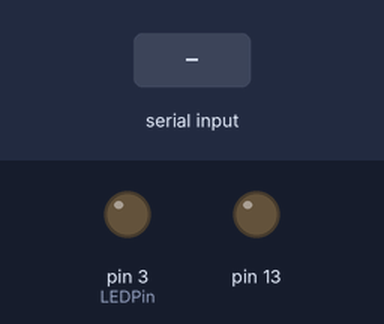
The sketch below on a simulated Arduino Uno, built with avr-gcc and run on an emulated ATmega328P. Parts: output pins drawn as LEDs (lit = HIGH). Inputs (shaded band) come from the test bench. What the sketch prints to the serial monitor is not drawn.

Above: at 0.9 s.
1.0 s: "K" received over Serial
At 1.8 s:
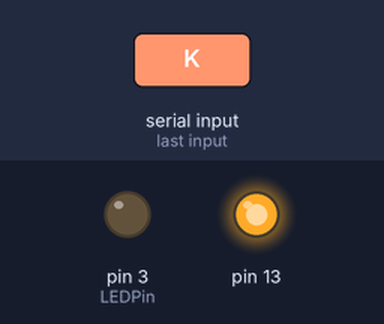
2.5 s: "S" received over Serial
At 3.0 s:
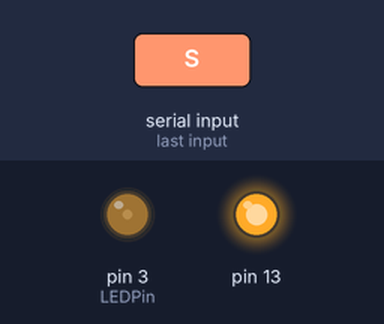
4.0 s: "P" received over Serial
At 5.2 s:
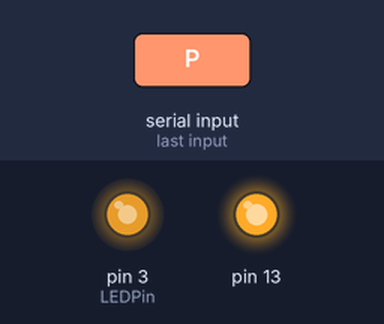
5.5 s: "X" received over Serial
At 6.4 s:
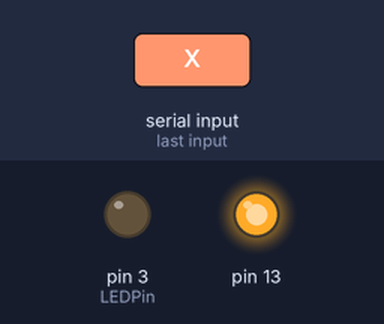
Timing chart, 0 to 8.0 s (numbered marks = the images above; inputs shaded):
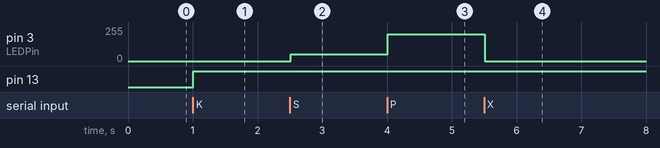

Measured:
- after the input at 1.0 s, pin 13: LOW → HIGH at once
- after the input at 2.5 s, pin 3 (LEDPin): 0/255 → 50/255 at once
- after the input at 4.0 s, pin 3 (LEDPin): 50/255 → 200/255 at once
- after the input at 5.5 s, pin 3 (LEDPin): 200/255 → 0/255 at once

The sketch:

sketch_apr10a.ino
```cpp
unsigned char PAUSE_CODE[5] = {0X7E, 0XFF, 0X03, 0X0E, 0XEF};
unsigned char SOFT_MUSIC[8] = {0X7E, 0XFF, 0X06, 0X03, 0X00, 0X00, 0X01, 0XEF};
unsigned char PASSION_MUSIC[8] = {0X7E, 0XFF, 0X06, 0X03, 0X00, 0X00, 0X02, 0XEF};
int LEDPin = 3;
char comdata = 0;

void setup() {
  pinMode(LEDPin,OUTPUT);
  pinMode(13, OUTPUT);
  Serial.begin(9600);
  //Serial.write(PASSION_MUSIC,8);

    while(1){
    if(Serial.available() > 0)
    {
        comdata = char(Serial.read());
        //Serial.println(comdata);
        delay(10);
        if(comdata == 65){
        Serial.println('B');  //confirm the device
        }
        if(comdata == 'K'){
        Serial.println('B');  //confirm the device
        break;
        }
    }
    }
}

void loop() {
  digitalWrite(13, HIGH);
  if(Serial.available() > 0 ){
        comdata = char(Serial.read());
        //Serial.println(comdata);
        delay(10);
        if(comdata == 'X'){
        Serial.write(PAUSE_CODE,5);
        analogWrite(LEDPin,0); //turn off light
        }
        if(comdata == 'S'){
        Serial.write(SOFT_MUSIC,8);
        analogWrite(LEDPin,50); //darken the light
        }
        if(comdata == 'P'){
        Serial.write(PASSION_MUSIC,8);
        analogWrite(LEDPin,200); //lighten the light
        }

    }
}
```
